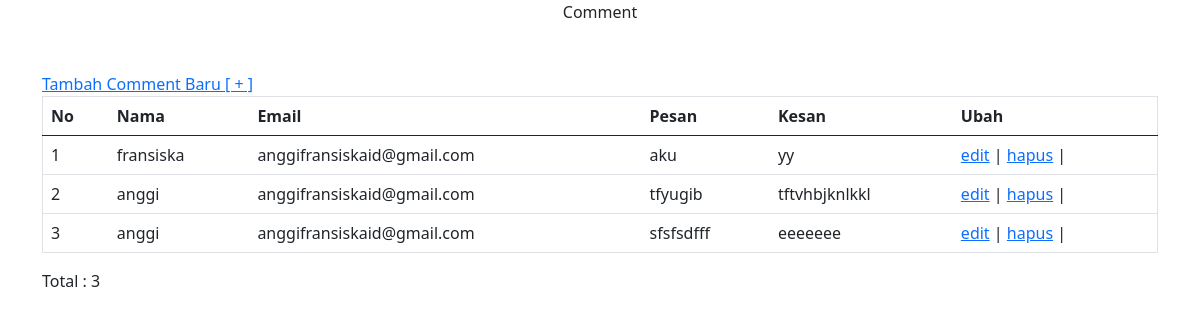
Screenshot of /tampilan.php with the database file from the repository.
### tables this page shows
CREATE TABLE `comment` (
  `id` int(11) NOT NULL,
  `nama` varchar(50) NOT NULL,
  `email` varchar(50) NOT NULL,
  `pesan` text NOT NULL,
  `kesan` text NOT NULL
);

### tampilan.php (the view)
<?php
include("koneksi.php");
?>
<html>
<head>
<link rel="stylesheet" href="bootstrap/css/bootstrap.min.css">
</head>
<body>
    <div class="container">
    <center>Comment</center>
    <div class="row justify-content-center mt-5">
    <nav>
    <a href="form.php">Tambah Comment Baru [ + ]</a>
    </nav>
    <br>
    <div class="table-responsive">
        <table id="table-datables" class="table" border="1">
            <thead class="thead-dark">
                <tr>
                    <th>No</th>
                    <th>Nama</th>
                    <th>Email</th>
                    <th>Pesan</th>
                    <th>Kesan</th>
                    <th>Ubah</th>
                </tr>
            </thead>
            <tbody>
            <?php
            $sql= "SELECT * FROM comment";
            $query= mysqli_query($db, $sql);
            $no=1;
            while($komen= mysqli_fetch_array($query)){
                echo "<tr>";
                echo "<td>".$no++. "</td>";
                echo "<td>".$komen['nama']."</td>";
                echo "<td>".$komen['email']."</td>";
                echo "<td>".$komen['pesan']."</td>";
                echo "<td>".$komen['kesan']."</td>";
                echo "<td>";
                echo "<a href='form-edit.php?id=".$komen['id']."'>edit</a> | ";
                echo "<a href='hapus.php?id=".$komen['id']."'>hapus</a> | ";
                echo "</td>";
                echo "</tr>";
            }
            ?>
            </tbody>
        </table>
    </div>
            <p>Total : <?php echo mysqli_num_rows($query) ?></p>
    </div>
    </div>
</body>
</html>

### rows the page displays
comment: nama "fransiska", email "anggifransiskaid@gmail.com", pesan "aku", kesan "yy"
comment: nama "anggi", email "anggifransiskaid@gmail.com", pesan "tfyugib", kesan "tftvhbjknlkkl"
comment: nama "anggi", email "anggifransiskaid@gmail.com", pesan "sfsfsdfff", kesan "eeeeeee"

### other values shown
mysqli_num_rows($query) "3"
